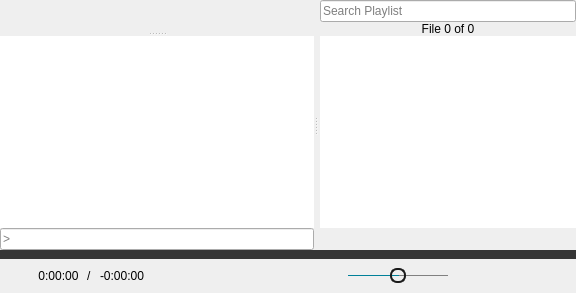
  <widget class="QWidget" name="centralwidget">
   <layout class="QVBoxLayout" name="verticalLayout_2">
    <property name="spacing">
     <number>0</number>
    </property>
    <property name="leftMargin">
     <number>0</number>
    </property>
    <property name="topMargin">
     <number>0</number>
    </property>
    <property name="rightMargin">
     <number>0</number>
    </property>
    <property name="bottomMargin">
     <number>0</number>
    </property>
    <item>
     <widget class="CustomSplitter" name="splitter">
      <property name="orientation">
       <enum>Qt::Horizontal</enum>
      </property>
      <widget class="QSplitter" name="videoSplitter">
       <property name="sizePolicy">
        <sizepolicy hsizetype="Preferred" vsizetype="Expanding">
         <horstretch>1</horstretch>
         <verstretch>0</verstretch>
        </sizepolicy>
       </property>
       <property name="orientation">
        <enum>Qt::Vertical</enum>
       </property>
       <widget class="QFrame" name="mpvFrame">
        <property name="sizePolicy">
         <sizepolicy hsizetype="Preferred" vsizetype="Preferred">
          <horstretch>0</horstretch>
          <verstretch>1</verstretch>
         </sizepolicy>
        </property>
        <property name="mouseTracking">
         <bool>true</bool>
        </property>
        <property name="focusPolicy">
         <enum>Qt::NoFocus</enum>
        </property>
       </widget>
       <widget class="QWidget" name="verticalWidget" native="true">
        <layout class="QVBoxLayout" name="verticalLayout">
         <property name="spacing">
          <number>0</number>
         </property>
         <property name="leftMargin">
          <number>0</number>
         </property>
         <property name="topMargin">
          <number>0</number>
         </property>
         <property name="rightMargin">
          <number>0</number>
         </property>
         <property name="bottomMargin">
          <number>0</number>
         </property>
         <item>
          <widget class="QPlainTextEdit" name="outputTextEdit">
           <property name="contextMenuPolicy">
            <enum>Qt::PreventContextMenu</enum>
           </property>
           <property name="acceptDrops">
            <bool>false</bool>
           </property>
           <property name="frameShape">
            <enum>QFrame::NoFrame</enum>
           </property>
           <property name="undoRedoEnabled">
            <bool>false</bool>
           </property>
           <property name="readOnly">
            <bool>true</bool>
           </property>
          </widget>
         </item>
         <item>
          <widget class="CustomLineEdit" name="inputLineEdit">
           <property name="mouseTracking">
            <bool>false</bool>
           </property>
           <property name="focusPolicy">
            <enum>Qt::ClickFocus</enum>
           </property>
           <property name="placeholderText">
            <string>&gt;</string>
           </property>
           <property name="clearButtonEnabled">
            <bool>true</bool>
           </property>
          </widget>
         </item>
        </layout>
       </widget>
      </widget>
      <widget class="QWidget" name="playlistLayoutWidget" native="true">
       <property name="sizePolicy">
        <sizepolicy hsizetype="Preferred" vsizetype="Preferred">
         <horstretch>0</horstretch>
         <verstretch>0</verstretch>
        </sizepolicy>
       </property>
       <layout class="QVBoxLayout" name="playlistLayout">
        <property name="spacing">
         <number>0</number>
        </property>
        <property name="leftMargin">
         <number>2</number>
        </property>
        <property name="topMargin">
         <number>0</number>
        </property>
        <property name="rightMargin">
         <number>0</number>
        </property>
        <property name="bottomMargin">
         <number>0</number>
        </property>
        <item>
         <widget class="QLineEdit" name="searchBox">
          <property name="mouseTracking">
           <bool>false</bool>
          </property>
          <property name="focusPolicy">
           <enum>Qt::ClickFocus</enum>
          </property>
          <property name="placeholderText">
           <string>Search Playlist</string>
          </property>
          <property name="clearButtonEnabled">
           <bool>true</bool>
          </property>
         </widget>
        </item>
        <item>
         <widget class="CustomLabel" name="indexLabel">
          <property name="cursor">
           <cursorShape>PointingHandCursor</cursorShape>
          </property>
          <property name="toolTip">
           <string>Click to play a file by index</string>
          </property>
          <property name="text">
           <string>File 0 of 0</string>
          </property>
          <property name="alignment">
           <set>Qt::AlignCenter</set>
          </property>
          <property name="margin">
           <number>4</number>
          </property>
         </widget>
        </item>
        <item>
         <widget class="PlaylistWidget" name="playlistWidget">
          <property name="focusPolicy">
           <enum>Qt::ClickFocus</enum>
          </property>
          <property name="contextMenuPolicy">
           <enum>Qt::DefaultContextMenu</enum>
          </property>
          <property name="frameShape">
           <enum>QFrame::NoFrame</enum>
          </property>
          <property name="dragDropMode">
           <enum>QAbstractItemView::InternalMove</enum>
          </property>
          <property name="alternatingRowColors">
           <bool>true</bool>
          </property>
         </widget>
        </item>
        <item>
         <widget class="QWidget" name="playlistControlLayout" native="true">
          <layout class="QHBoxLayout" name="horizontalLayout">
           <property name="spacing">
            <number>2</number>
           </property>
           <property name="leftMargin">
            <number>0</number>
           </property>
           <property name="topMargin">
            <number>0</number>
           </property>
           <property name="rightMargin">
            <number>0</number>
           </property>
           <property name="bottomMargin">
            <number>0</number>
           </property>
           <item>
            <widget class="QPushButton" name="currentFileButton">
             <property name="focusPolicy">
              <enum>Qt::NoFocus</enum>
             </property>
             <property name="toolTip">
              <string>Select the Current File</string>
             </property>
             <property name="icon">
              <iconset resource="../rsclist.qrc">
               <normaloff>:/img/select_current.svg</normaloff>:/img/select_current.svg</iconset>
             </property>
             <property name="iconSize">
              <size>
               <width>16</width>
               <height>16</height>
              </size>
             </property>
             <property name="flat">
              <bool>true</bool>
             </property>
            </widget>
           </item>
           <item>
            <spacer name="horizontalSpacer_2">
             <property name="orientation">
              <enum>Qt::Horizontal</enum>
             </property>
             <property name="sizeHint" stdset="0">
              <size>
               <width>40</width>
               <height>20</height>
              </size>
             </property>
            </spacer>
           </item>
           <item>
            <widget class="QPushButton" name="hideFilesButton">
             <property name="focusPolicy">
              <enum>Qt::NoFocus</enum>
             </property>
             <property name="toolTip">
              <string>Hide files with different extensions</string>
             </property>
             <property name="icon">
              <iconset resource="../rsclist.qrc">
               <normaloff>:/img/disabled_hide_files.svg</normaloff>
               <normalon>:/img/enabled_hide_files.svg</normalon>
               <disabledon>:/img/enabled_hide_files.svg</disabledon>
               <activeon>:/img/enabled_hide_files.svg</activeon>
               <selectedon>:/img/enabled_hide_files.svg</selectedon>:/img/disabled_hide_files.svg</iconset>
             </property>
             <property name="iconSize">
              <size>
               <width>16</width>
               <height>16</height>
              </size>
             </property>
             <property name="checkable">
              <bool>true</bool>
             </property>
             <property name="flat">
              <bool>true</bool>
             </property>
            </widget>
           </item>
           <item>
            <widget class="QPushButton" name="refreshButton">
             <property name="focusPolicy">
              <enum>Qt::NoFocus</enum>
             </property>
             <property name="toolTip">
              <string>Refresh Playlist</string>
             </property>
             <property name="icon">
              <iconset resource="../rsclist.qrc">
               <normaloff>:/img/refresh_view.svg</normaloff>:/img/refresh_view.svg</iconset>
             </property>
             <property name="iconSize">
              <size>
               <width>16</width>
               <height>16</height>
              </size>
             </property>
             <property name="flat">
              <bool>true</bool>
             </property>
            </widget>
           </item>
          </layout>
         </widget>
        </item>
       </layout>
      </widget>
     </widget>
    </item>
    <item>
     <widget class="SeekBar" name="seekBar">
      <property name="enabled">
       <bool>false</bool>
      </property>
      <property name="sizePolicy">
       <sizepolicy hsizetype="Expanding" vsizetype="Fixed">
        <horstretch>0</horstretch>
        <verstretch>0</verstretch>
       </sizepolicy>
      </property>
      <property name="cursor">
       <cursorShape>PointingHandCursor</cursorShape>
      </property>
      <property name="focusPolicy">
       <enum>Qt::NoFocus</enum>
      </property>
      <property name="styleSheet">
       <string notr="true">QSlider {
	height: 9px;
}
QSlider::handle:horizontal:disabled,
QSlider::sub-page:horizontal:disabled {
	background: #353535;
}
QSlider::handle:horizontal {
	/* handle color */
	background: #008098;
	width: 9px;
	border-radius: 4px;
}
QSlider::groove:horizontal {
	/* the non-progressed color */
	background: #353535;
}
QSlider::sub-page:horizontal {
	/* the progress color */
	background: #008098;
}</string>
      </property>
      <property name="maximum">
       <number>1000000</number>
      </property>
      <property name="orientation">
       <enum>Qt::Horizontal</enum>
      </property>
     </widget>
    </item>
    <item>
     <widget class="QWidget" name="playbackLayoutWidget" native="true">
      <property name="sizePolicy">
       <sizepolicy hsizetype="Preferred" vsizetype="Fixed">
        <horstretch>0</horstretch>
        <verstretch>0</verstretch>
       </sizepolicy>
      </property>
      <layout class="QHBoxLayout" name="horizontalLayout_3">
       <property name="spacing">
        <number>8</number>
       </property>
       <property name="leftMargin">
        <number>14</number>
       </property>
       <property name="topMargin">
        <number>6</number>
       </property>
       <property name="rightMargin">
        <number>14</number>
       </property>
       <property name="bottomMargin">
        <number>6</number>
       </property>
       <item>
        <widget class="QWidget" name="timeLayoutWidget" native="true">
         <property name="minimumSize">
          <size>
           <width>150</width>
           <height>0</height>
          </size>
         </property>
         <property name="maximumSize">
          <size>
           <width>150</width>
           <height>16777215</height>
          </size>
         </property>
         <layout class="QHBoxLayout" name="horizontalLayout_4">
          <property name="spacing">
           <number>8</number>
          </property>
          <property name="leftMargin">
           <number>0</number>
          </property>
          <property name="topMargin">
           <number>0</number>
          </property>
          <property name="rightMargin">
           <number>0</number>
          </property>
          <property name="bottomMargin">
           <number>0</number>
          </property>
          <item>
           <widget class="OpenButton" name="openButton">
            <property name="sizePolicy">
             <sizepolicy hsizetype="Fixed" vsizetype="Fixed">
              <horstretch>0</horstretch>
              <verstretch>0</verstretch>
             </sizepolicy>
            </property>
            <property name="maximumSize">
             <size>
              <width>16</width>
              <height>16</height>
             </size>
            </property>
            <property name="cursor">
             <cursorShape>PointingHandCursor</cursorShape>
            </property>
            <property name="focusPolicy">
             <enum>Qt::NoFocus</enum>
            </property>
            <property name="toolTip">
             <string>&lt;html&gt;&lt;head/&gt;&lt;body&gt;&lt;p&gt;Left Click to Open File&lt;br&gt;Mouse Wheel Click to Jump&lt;br&gt;Right Click to Open URL&lt;/p&gt;&lt;/body&gt;&lt;/html&gt;</string>
            </property>
            <property name="icon">
             <iconset resource="../rsclist.qrc">
              <normaloff>:/img/default_open.svg</normaloff>:/img/default_open.svg</iconset>
            </property>
            <property name="iconSize">
             <size>
              <width>16</width>
              <height>16</height>
             </size>
            </property>
            <property name="flat">
             <bool>true</bool>
            </property>
           </widget>
          </item>
          <item>
           <widget class="QLabel" name="durationLabel">
            <property name="sizePolicy">
             <sizepolicy hsizetype="Preferred" vsizetype="Fixed">
              <horstretch>0</horstretch>
              <verstretch>0</verstretch>
             </sizepolicy>
            </property>
            <property name="text">
             <string>0:00:00</string>
            </property>
            <property name="alignment">
             <set>Qt::AlignCenter</set>
            </property>
           </widget>
          </item>
          <item>
           <widget class="QLabel" name="seperatorLabel">
            <property name="text">
             <string>/</string>
            </property>
           </widget>
          </item>
          <item>
           <widget class="CustomLabel" name="remainingLabel">
            <property name="sizePolicy">
             <sizepolicy hsizetype="Preferred" vsizetype="Fixed">
              <horstretch>0</horstretch>
              <verstretch>0</verstretch>
             </sizepolicy>
            </property>
            <property name="cursor">
             <cursorShape>PointingHandCursor</cursorShape>
            </property>
            <property name="toolTip">
             <string>Click to change between total and remaining time</string>
            </property>
            <property name="text">
             <string>-0:00:00</string>
            </property>
            <property name="alignment">
             <set>Qt::AlignCenter</set>
            </property>
           </widget>
          </item>
          <item>
           <spacer name="horizontalSpacer">
            <property name="orientation">
             <enum>Qt::Horizontal</enum>
            </property>
            <property name="sizeHint" stdset="0">
             <size>
              <width>0</width>
              <height>0</height>
             </size>
            </property>
           </spacer>
          </item>
         </layout>
        </widget>
       </item>
       <item>
        <spacer name="horizontalSpacer_4">
         <property name="orientation">
          <enum>Qt::Horizontal</enum>
         </property>
         <property name="sizeHint" stdset="0">
          <size>
           <width>40</width>
           <height>20</height>
          </size>
         </property>
        </spacer>
       </item>
       <item>
        <layout class="QHBoxLayout" name="horizontalLayout_2">
         <property name="spacing">
          <number>8</number>
         </property>
         <item>
          <widget class="QPushButton" name="rewindButton">
           <property name="enabled">
            <bool>false</bool>
           </property>
           <property name="sizePolicy">
            <sizepolicy hsizetype="Fixed" vsizetype="Fixed">
             <horstretch>0</horstretch>
             <verstretch>0</verstretch>
            </sizepolicy>
           </property>
           <property name="maximumSize">
            <size>
             <width>24</width>
             <height>16</height>
            </size>
           </property>
           <property name="cursor">
            <cursorShape>PointingHandCursor</cursorShape>
           </property>
           <property name="focusPolicy">
            <enum>Qt::NoFocus</enum>
           </property>
           <property name="icon">
            <iconset resource="../rsclist.qrc">
             <normaloff>:/img/default_reverse.svg</normaloff>
             <disabledoff>:/img/disabled_reverse.svg</disabledoff>
             <disabledon>:/img/disabled_reverse.svg</disabledon>:/img/default_reverse.svg</iconset>
           </property>
           <property name="iconSize">
            <size>
             <width>20</width>
             <height>16</height>
            </size>
           </property>
           <property name="flat">
            <bool>true</bool>
           </property>
          </widget>
         </item>
         <item>
          <widget class="IndexButton" name="previousButton">
           <property name="enabled">
            <bool>false</bool>
           </property>
           <property name="sizePolicy">
            <sizepolicy hsizetype="Fixed" vsizetype="Fixed">
             <horstretch>0</horstretch>
             <verstretch>0</verstretch>
            </sizepolicy>
           </property>
           <property name="maximumSize">
            <size>
             <width>26</width>
             <height>16</height>
            </size>
           </property>
           <property name="cursor">
            <cursorShape>PointingHandCursor</cursorShape>
           </property>
           <property name="focusPolicy">
            <enum>Qt::NoFocus</enum>
           </property>
           <property name="icon">
            <iconset resource="../rsclist.qrc">
             <normaloff>:/img/default_previous.svg</normaloff>
             <disabledoff>:/img/disabled_previous.svg</disabledoff>
             <disabledon>:/img/disabled_previous.svg</disabledon>:/img/default_previous.svg</iconset>
           </property>
           <property name="iconSize">
            <size>
             <width>22</width>
             <height>16</height>
            </size>
           </property>
           <property name="flat">
            <bool>true</bool>
           </property>
          </widget>
         </item>
         <item>
          <widget class="QPushButton" name="playButton">
           <property name="enabled">
            <bool>false</bool>
           </property>
           <property name="sizePolicy">
            <sizepolicy hsizetype="Fixed" vsizetype="Fixed">
             <horstretch>0</horstretch>
             <verstretch>0</verstretch>
            </sizepolicy>
           </property>
           <property name="maximumSize">
            <size>
             <width>28</width>
             <height>30</height>
            </size>
           </property>
           <property name="cursor">
            <cursorShape>PointingHandCursor</cursorShape>
           </property>
           <property name="focusPolicy">
            <enum>Qt::NoFocus</enum>
           </property>
           <property name="icon">
            <iconset resource="../rsclist.qrc">
             <normaloff>:/img/disabled_play.svg</normaloff>:/img/disabled_play.svg</iconset>
           </property>
           <property name="iconSize">
            <size>
             <width>23</width>
             <height>30</height>
            </size>
           </property>
           <property name="flat">
            <bool>true</bool>
           </property>
          </widget>
         </item>
         <item>
          <widget class="IndexButton" name="nextButton">
           <property name="enabled">
            <bool>false</bool>
           </property>
           <property name="sizePolicy">
            <sizepolicy hsizetype="Fixed" vsizetype="Fixed">
             <horstretch>0</horstretch>
             <verstretch>0</verstretch>
            </sizepolicy>
           </property>
           <property name="maximumSize">
            <size>
             <width>26</width>
             <height>16</height>
            </size>
           </property>
           <property name="cursor">
            <cursorShape>PointingHandCursor</cursorShape>
           </property>
           <property name="focusPolicy">
            <enum>Qt::NoFocus</enum>
           </property>
           <property name="icon">
            <iconset resource="../rsclist.qrc">
             <normaloff>:/img/default_next.svg</normaloff>
             <disabledoff>:/img/disabled_next.svg</disabledoff>
             <disabledon>:/img/disabled_next.svg</disabledon>:/img/default_next.svg</iconset>
           </property>
           <property name="iconSize">
            <size>
             <width>22</width>
             <height>16</height>
            </size>
           </property>
           <property name="flat">
            <bool>true</bool>
           </property>
          </widget>
         </item>
         <item>
          <widget class="CustomSlider" name="volumeSlider">
           <property name="sizePolicy">
            <sizepolicy hsizetype="Fixed" vsizetype="Fixed">
             <horstretch>0</horstretch>
             <verstretch>0</verstretch>
            </sizepolicy>
           </property>
           <property name="minimumSize">
            <size>
             <width>100</width>
             <height>0</height>
            </size>
           </property>
           <property name="focusPolicy">
            <enum>Qt::NoFocus</enum>
           </property>
           <property name="styleSheet">
            <string notr="true">QSlider::groove:horizontal {
	background: gray;
	height: 1px;
}
QSlider::sub-page:horizontal {
	background: #008098;
}
QSlider::handle:horizontal {
	background: qlineargradient(x1: 0, y1: 0, x2: 0, y2: 1,
					stop: 0 silver, stop: 1 darkgray);
	border: 2px solid #1A1A1A;
	border-radius: 7px;
	margin: -7px 0;
	width: 12px;
}</string>
           </property>
           <property name="maximum">
            <number>100</number>
           </property>
           <property name="pageStep">
            <number>5</number>
           </property>
           <property name="value">
            <number>50</number>
           </property>
           <property name="tracking">
            <bool>true</bool>
           </property>
           <property name="orientation">
            <enum>Qt::Horizontal</enum>
           </property>
          </widget>
         </item>
         <item>
          <spacer name="horizontalSpacer_5">
           <property name="orientation">
            <enum>Qt::Horizontal</enum>
           </property>
           <property name="sizeType">
            <enum>QSizePolicy::Fixed</enum>
           </property>
           <property name="sizeHint" stdset="0">
            <size>
             <width>50</width>
             <height>20</height>
            </size>
           </property>
          </spacer>
         </item>
        </layout>
       </item>
       <item>
        <spacer name="horizontalSpacer_3">
         <property name="orientation">
          <enum>Qt::Horizontal</enum>
         </property>
         <property name="sizeHint" stdset="0">
          <size>
           <width>40</width>
           <height>20</height>
          </size>
         </property>
        </spacer>
       </item>
       <item>
        <widget class="QPushButton" name="playlistButton">
         <property name="enabled">
          <bool>false</bool>
         </property>
         <property name="sizePolicy">
          <sizepolicy hsizetype="Fixed" vsizetype="Fixed">
           <horstretch>0</horstretch>
           <verstretch>0</verstretch>
          </sizepolicy>
         </property>
         <property name="maximumSize">
          <size>
           <width>16</width>
           <height>16</height>
          </size>
         </property>
         <property name="cursor">
          <cursorShape>PointingHandCursor</cursorShape>
         </property>
         <property name="focusPolicy">
          <enum>Qt::NoFocus</enum>
         </property>
         <property name="icon">
          <iconset resource="../rsclist.qrc">
           <normaloff>:/img/default_playlist.svg</normaloff>
           <disabledoff>:/img/disabled_playlist.svg</disabledoff>
           <disabledon>:/img/disabled_playlist.svg</disabledon>:/img/default_playlist.svg</iconset>
         </property>
         <property name="iconSize">
          <size>
           <width>16</width>
           <height>16</height>
          </size>
         </property>
         <property name="checked">
          <bool>false</bool>
         </property>
         <property name="flat">
          <bool>true</bool>
         </property>
        </widget>
       </item>
      </layout>
     </widget>
    </item>
   </layout>
   <zorder>splitter</zorder>
   <zorder>playbackLayoutWidget</zorder>
   <zorder>seekBar</zorder>
  </widget>
